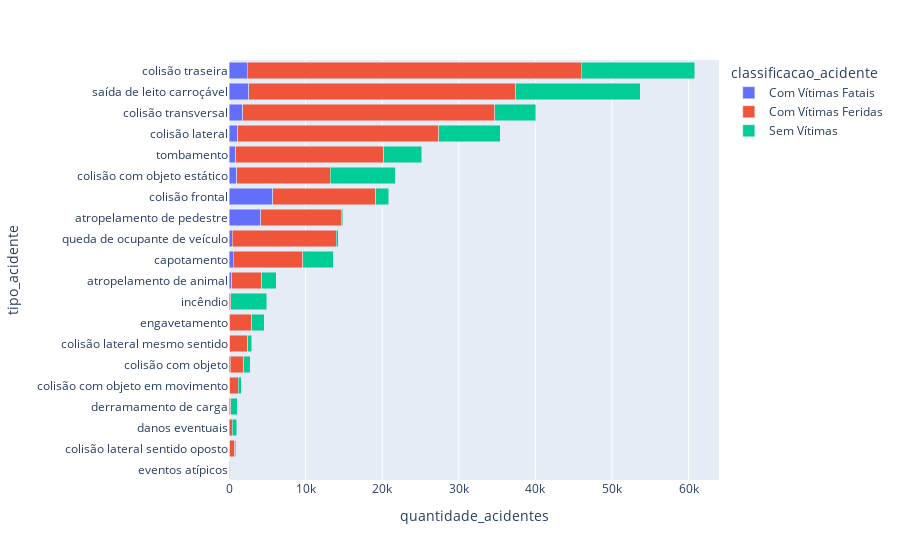

The cell this chart's notebook holds for it:
### Code cell
fig = px.bar(acidente_por_tipo, x="quantidade_acidentes", y="tipo_acidente",
             orientation='h', color="classificacao_acidente",barmode = 'stack')
fig.update_layout(yaxis={'categoryorder':'total ascending'})
fig.show()

### Figure 1 — Plotly figure (JSON) as saved in the notebook; plotly's stock layout.template omitted (floating-point values rounded to 4 significant figures)
{"data": [{"alignmentgroup": "True", "hovertemplate": "classificacao_acidente=Com Vítimas Fatais<br>quantidade_acidentes=%{x}<br>tipo_acidente=%{y}<extra></extra>", "legendgroup": "Com Vítimas Fatais", "marker": {"color": "#636efa", "pattern": {"shape": ""}}, "name": "Com Vítimas Fatais", "offsetgroup": "Com Vítimas Fatais", "orientation": "h", "showlegend": true, "textposition": "auto", "type": "bar", "x": [337, 4129, 534, 143, 83, 987, 5734, 1148, 86, 72, 1817, 2378, 20, 20, 80, 11, 7, 429, 2554, 872], "xaxis": "x", "y": ["atropelamento de animal", "atropelamento de pedestre", "capotamento", "colisão com objeto", "colisão com objeto em movimento", "colisão com objeto estático", "colisão frontal", "colisão lateral", "colisão lateral mesmo sentido", "colisão lateral sentido oposto", "colisão transversal", "colisão traseira", "danos eventuais", "derramamento de carga", "engavetamento", "eventos atípicos", "incêndio", "queda de ocupante de veículo", "saída de leito carroçável", "tombamento"], "yaxis": "y"}, {"alignmentgroup": "True", "hovertemplate": "classificacao_acidente=Com Vítimas Feridas<br>quantidade_acidentes=%{x}<br>tipo_acidente=%{y}<extra></extra>", "legendgroup": "Com Vítimas Feridas", "marker": {"color": "#EF553B", "pattern": {"shape": ""}}, "name": "Com Vítimas Feridas", "offsetgroup": "Com Vítimas Feridas", "orientation": "h", "showlegend": true, "textposition": "auto", "type": "bar", "x": [3930, 10502, 9071, 1791, 1118, 12226, 13399, 26238, 2385, 647, 32888, 43576, 404, 186, 2870, 93, 197, 13562, 34884, 19337], "xaxis": "x", "y": ["atropelamento de animal", "atropelamento de pedestre", "capotamento", "colisão com objeto", "colisão com objeto em movimento", "colisão com objeto estático", "colisão frontal", "colisão lateral", "colisão lateral mesmo sentido", "colisão lateral sentido oposto", "colisão transversal", "colisão traseira", "danos eventuais", "derramamento de carga", "engavetamento", "eventos atípicos", "incêndio", "queda de ocupante de veículo", "saída de leito carroçável", "tombamento"], "yaxis": "y"}, {"alignmentgroup": "True", "hovertemplate": "classificacao_acidente=Sem Vítimas<br>quantidade_acidentes=%{x}<br>tipo_acidente=%{y}<extra></extra>", "legendgroup": "Sem Vítimas", "marker": {"color": "#00cc96", "pattern": {"shape": ""}}, "name": "Sem Vítimas", "offsetgroup": "Sem Vítimas", "orientation": "h", "showlegend": true, "textposition": "auto", "type": "bar", "x": [1927, 210, 3980, 813, 393, 8520, 1716, 8021, 492, 183, 5333, 14817, 577, 858, 1645, 59, 4736, 279, 16270, 4981], "xaxis": "x", "y": ["atropelamento de animal", "atropelamento de pedestre", "capotamento", "colisão com objeto", "colisão com objeto em movimento", "colisão com objeto estático", "colisão frontal", "colisão lateral", "colisão lateral mesmo sentido", "colisão lateral sentido oposto", "colisão transversal", "colisão traseira", "danos eventuais", "derramamento de carga", "engavetamento", "eventos atípicos", "incêndio", "queda de ocupante de veículo", "saída de leito carroçável", "tombamento"], "yaxis": "y"}], "layout": {"barmode": "stack", "legend": {"title": {"text": "classificacao_acidente"}, "tracegroupgap": 0}, "margin": {"t": 60}, "xaxis": {"anchor": "y", "domain": [0, 1], "title": {"text": "quantidade_acidentes"}}, "yaxis": {"anchor": "x", "categoryorder": "total ascending", "domain": [0, 1], "title": {"text": "tipo_acidente"}}}}
